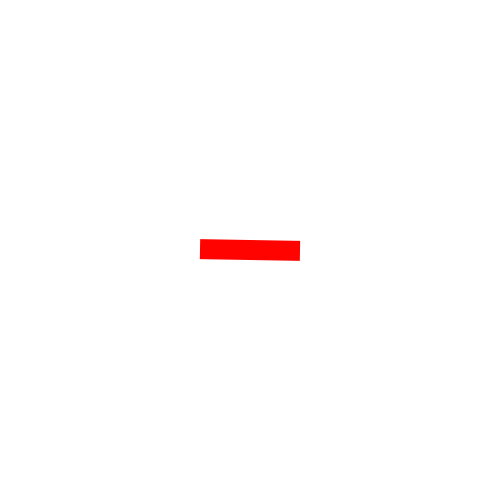
Frame 1 (no input)
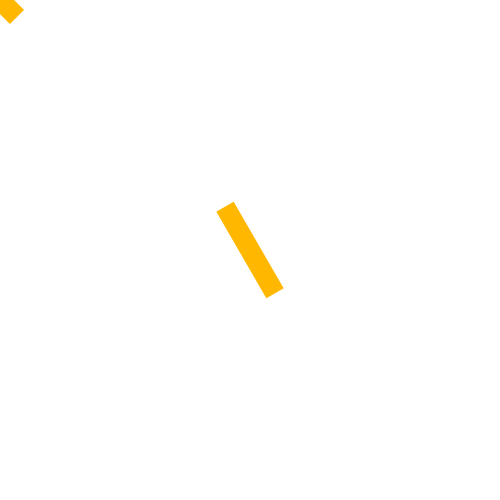
Frame 60 (the mouse pressed at the canvas centre just before this capture)
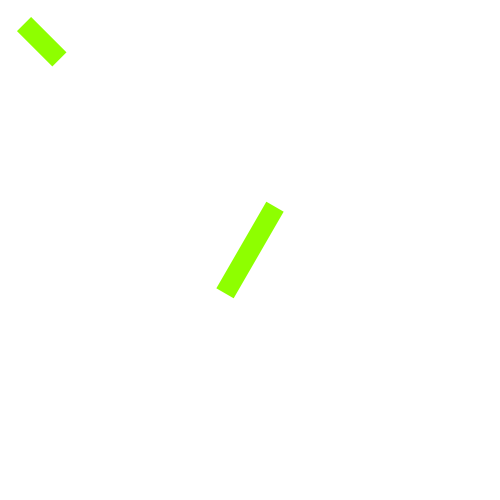
Frame 120 (the mouse held since frame 60 and released just before this capture)

The Processing sketch that drew these frames (run headless with seeded random() and noise(); from frame 60 on, the mouse is pressed at the canvas centre):

// Processing sketch: RotatingRod
// ── RotatingRod.pde
int x = 0;
int y = 0;

void setup(){
  size(500, 500);
  colorMode(HSB, 500);
}

void draw(){
  background(0, 0, 500);
  pushMatrix();
  rotate(radians(45));
  translate(-50,0);
  noStroke();
  //rod from (0,0) to (width + length, height + thickness);
  fill(frameCount, 500, 500);
  rect(x-10, y, 50, 20);
  popMatrix();
  x++;
  if (x>800){
    x=0;
  }
  //rotating rod;
  pushMatrix();
  translate(width/2, height/2);
  rectMode(CENTER);
  rotate(radians(x));
  fill(frameCount, 500, 500);
  rect(0, 0, 100, 20);
  popMatrix();

}
